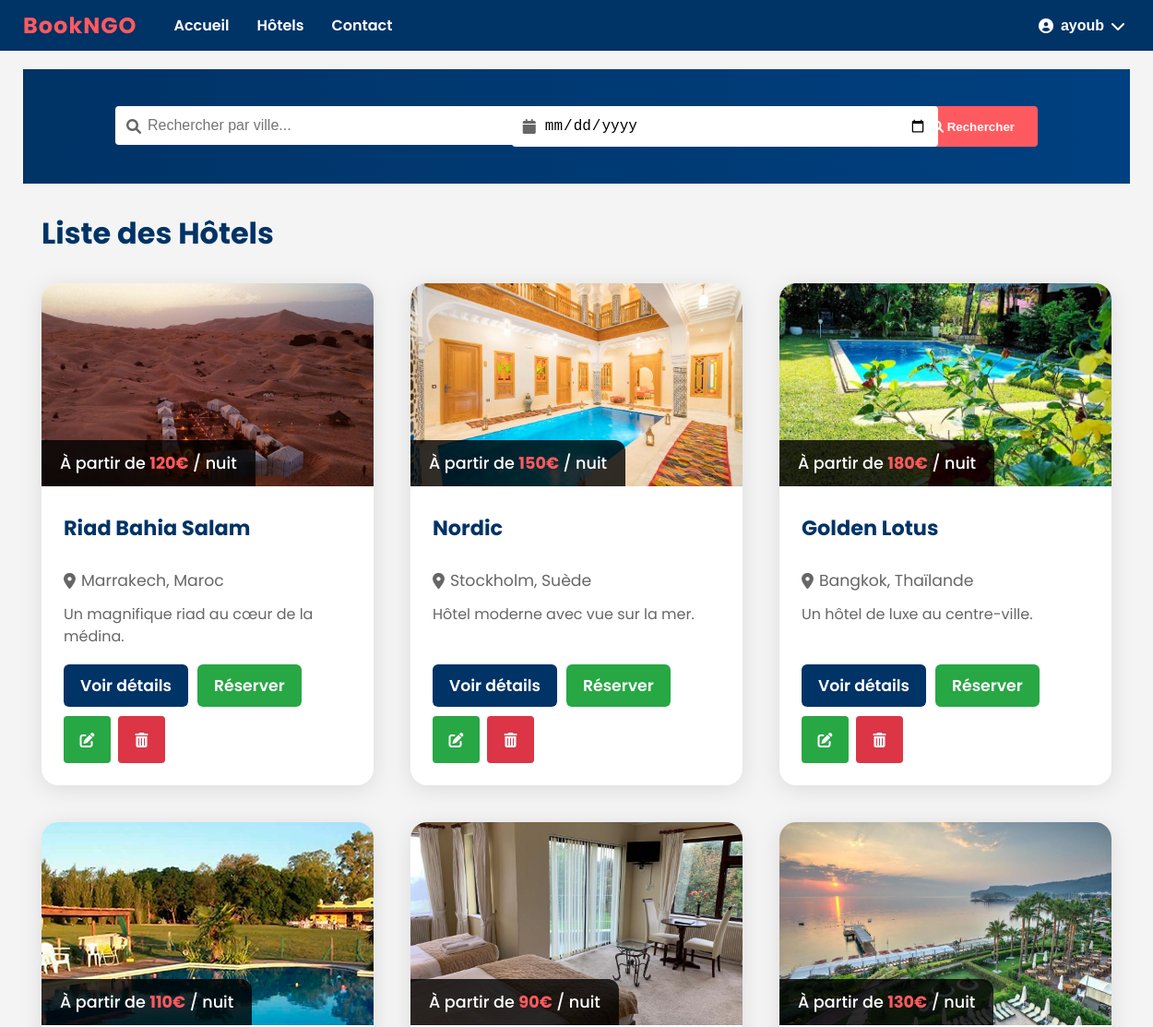
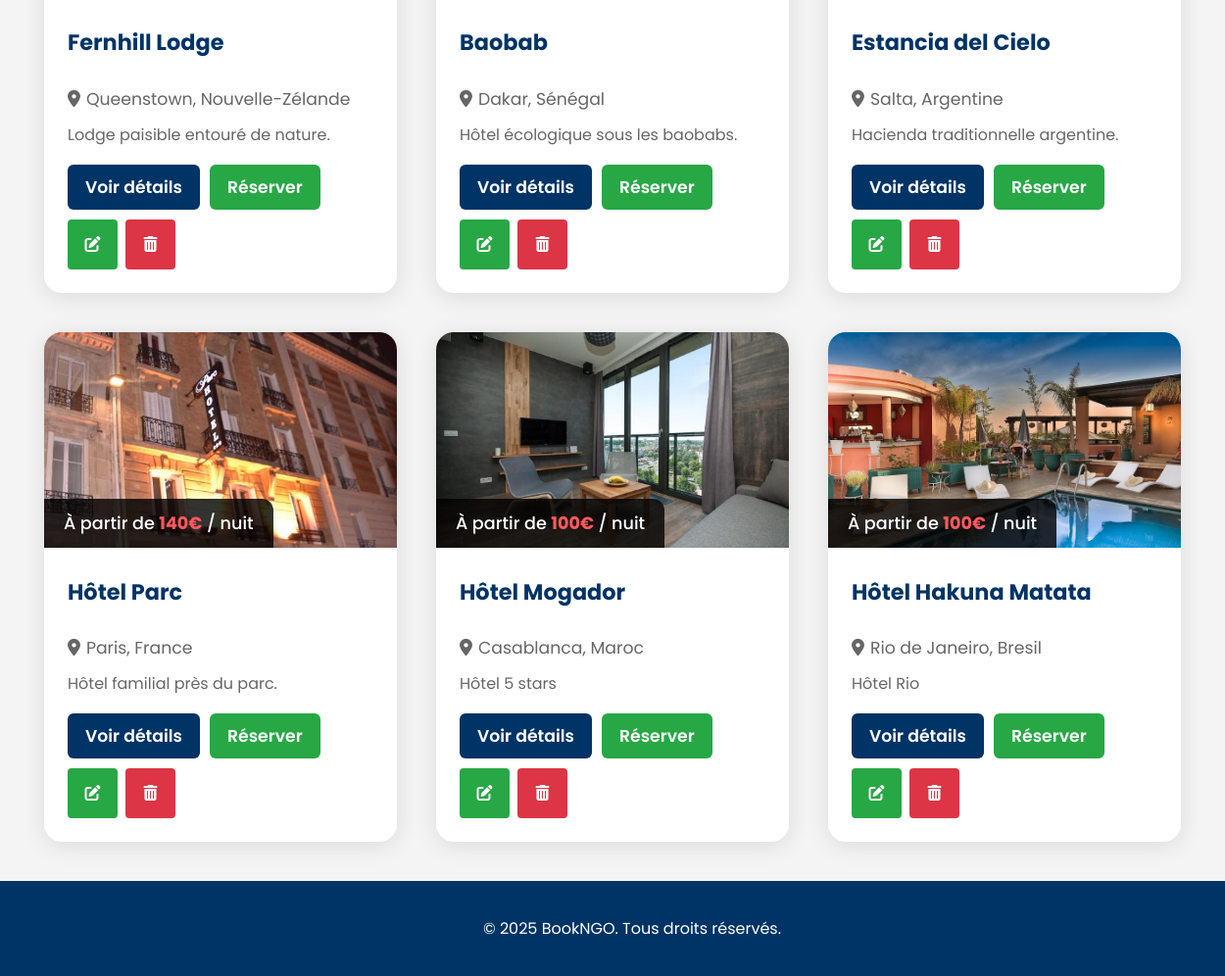
Page /api/hotels/hotels/ (signed in) on the committed database (2 pictures, top to bottom).
### users_app/models.py (models this page shows, shortened)
class User(AbstractUser):
    CLIENT = 1
    HOTELIER = 2
    ADMIN = 3
    ROLE_CHOICES = (
        (CLIENT, 'Client'),
        (HOTELIER, 'Hotelier'),
        (ADMIN, 'Admin'),
    )
    role = models.PositiveSmallIntegerField(choices=ROLE_CHOICES, default=CLIENT)
    phone = models.CharField(max_length=20, blank=True)
    address = models.TextField(blank=True)

### hotel_app/models.py (models this page shows, shortened)
class Hotel(models.Model):
    owner = models.ForeignKey(User, on_delete=models.CASCADE, related_name='hotels')
    name = models.CharField(max_length=255)
    description = models.TextField()
    address = models.TextField()
    city = models.CharField(max_length=100)
    country = models.CharField(max_length=100)
    email = models.EmailField()
    phone = models.CharField(max_length=20)
    image = models.ImageField(upload_to='hotels/', null=True, blank=True)
    base_price = models.DecimalField(max_digits=10, decimal_places=2, default=0)

### hotel_app/views.py (the view)
# urls.py: path('hotels/', hotel_list, name='hotel-list'),
def hotel_list(request):
    hotels = Hotel.objects.all()
    city = request.GET.get('city')
    check_in = request.GET.get('check_in')
    check_out = request.GET.get('check_out')
    if city:
        hotels = hotels.filter(city__icontains=city)
    hotels = hotels.annotate(min_price=Min('room_types__base_price'))
    context = {
        'hotels': hotels,
        'city': city,
        'check_in': check_in,
        'check_out': check_out,
        'user_role': request.user.role if request.user.is_authenticated else None,
    }
    return render(request, 'hotel_app/hotel_list.html', context)

### templates/hotel_app/hotel_list.html (shortened to what this page needs)
{% extends "base.html" %}
{% block content %}
<div class="hotels-container">
    <div class="header-section">
        <div class="search-container">
            <form class="search-form" method="GET">
                <div class="search-input-group">
                    <i class="fas fa-search"></i>
                    <input type="text" name="city" placeholder="Rechercher par ville..." value="{{ city|default:'' }}">
                </div>
                <div class="search-input-group">
                    <i class="fas fa-calendar"></i>
                    <input type="date" name="check_in" value="{{ check_in|default:'' }}">
                </div>
                <button type="submit" class="search-button">
                     Rechercher
                </button>
            </form>
        </div>
    </div>
    <div class="section-header">
        <h1>Liste des Hôtels</h1>
    </div>
    <div class="hotel-grid-home">
        {% for hotel in hotels %}
        <div class="hotel-card-home">
            <div class="hotel-image-home">
                {% if hotel.image %}
                <img src="{{ hotel.image.url }}" alt="{{ hotel.name }}">
                {% else %}
                <img src="https://via.placeholder.com/400x300?text=Hotel+Image" alt="{{ hotel.name }}">
                {% endif %}
                <div class="hotel-price-overlay">
                    {% if hotel.min_price is not None %}
                        <span>À partir de <span class="price">{{ hotel.min_price }}€</span> / nuit</span>
                    {% else %}
                        <span class="price-na">Prix non disponible</span>
                    {% endif %}
                </div>
            </div>
            <div class="hotel-info-home">
                <h3>{{ hotel.name }}</h3>
                <p class="hotel-location-home"><i class="fas fa-map-marker-alt"></i> {{ hotel.city }}, {{ hotel.country }}</p>
                <div class="hotel-description-home">{{ hotel.description|truncatewords:20 }}</div>
                <div class="hotel-footer-home">
                    <a href="{% url 'hotel-detail' hotel.pk %}" class="details-btn-home">Voir détails</a>
                    {% if user.is_authenticated and user_role == 1 %}
                    <a href="{% url 'reservations:create-booking' hotel.pk %}" class="book-now-btn-home">Réserver</a>
                    {% endif %}
                    {% if user.is_authenticated and user.is_superuser or user == hotel.owner %}
                    <div class="owner-actions-home">
                        <a href="{% url 'hotel-update' hotel.pk %}" class="edit-btn-home"><i class="fas fa-edit"></i></a>
                        <a href="{% url 'hotel-delete' hotel.pk %}" class="delete-btn-home"><i class="fas fa-trash-alt"></i></a>
                    </div>
                    {% endif %}
                </div>
            </div>
        </div>
        {% endfor %}
    </div>
</div>
{% endblock %}

### templates/base.html (shortened to what this page needs)
<!DOCTYPE html>
<html lang="fr">
<head>
    <link rel="stylesheet" href="https://cdnjs.cloudflare.com/ajax/libs/font-awesome/6.0.0-beta3/css/all.min.css">
</head>
<body>
    <header>
        <nav>
            <div class="nav-links">
                <span class="logo-bookngo">BookNGO</span>
                <a href="/">Accueil</a>
                <a href="{% url 'hotel-list' %}">Hôtels</a>
                <a href="/contact/">Contact</a>
            </div>
            <div class="auth-buttons">
                {% if user.is_authenticated %}
                <div class="user-menu">
                    <button class="user-menu-btn">
                        <i class="fas fa-user-circle"></i>
                        {{ user.username }}
                        <i class="fas fa-chevron-down"></i>
                    </button>
                </div>
                {% endif %}
            </div>
        </nav>
    </header>
    <main class="container">
        {% block content %}{% endblock %}
    </main>
    <footer>
        <p>&copy; 2025 BookNGO. Tous droits réservés.</p>
    </footer>
</body>
</html>

### templates/base.html (style rules this page uses)
body { font-family: 'Poppins', sans-serif; margin: 0; padding: 0; background-color: #f4f4f4; }
header { background-color: #003366; color: #fff; padding: 10px 20px; }
nav { max-width: 1200px; margin: 0 auto; display: flex; justify-content: space-between; align-items: center; }
.nav-links { display: flex; align-items: center; }
nav a { color: #fff; text-decoration: none; margin: 0 15px; font-weight: 600; font-size: 16px; }
.auth-buttons { display: flex; align-items: center; gap: 10px; }
.user-menu { position: relative; display: inline-block; }
.user-menu-btn { background: none; border: none; color: white; cursor: pointer; display: flex; align-items: center; gap: 8px; font-size: 16px; font-weight: 600; }
.container { width: 100%; max-width: 1200px; margin: 20px auto; padding: 0 20px; }
footer { background-color: #003366; color: #fff; text-align: center; padding: 20px; position: relative; bottom: 0; width: 100%; }
.logo-bookngo { font-size: 1.5em; font-weight: 700; color: #ff5a5f; margin-right: 25px; letter-spacing: 1px; font-family: 'Poppins', sans-serif; text-shadow: 0 2px 8px rgba(0,0,0,0.04); }

### templates/hotel_app/hotel_list.html (style rules this page uses)
.hotels-container { max-width: 1200px; margin: 0 auto; padding: 20px; }
.header-section { background: linear-gradient(to right, #003366, #004080); margin: -20px -20px 30px -20px; padding: 40px 20px; }
.search-container { max-width: 1000px; margin: 0 auto; }
.search-form { display: flex; gap: 15px; flex-wrap: wrap; justify-content: center; }
.search-input-group { position: relative; flex: 1; min-width: 200px; }
.search-input-group i { position: absolute; left: 12px; top: 50%; transform: translateY(-50%); color: #666; }
.search-input-group input { width: 100%; padding: 12px 12px 12px 35px; border: none; border-radius: 4px; font-size: 16px; }
.search-button { background-color: #ff5a5f; color: white; border: none; padding: 12px 25px; border-radius: 4px; cursor: pointer; font-weight: 600; transition: background-color 0.3s; }
.section-header { display: flex; justify-content: space-between; align-items: center; margin-bottom: 30px; }
.section-header h1 { color: #003366; margin: 0; font-size: 2em; }
.hotel-grid-home { display: grid; grid-template-columns: repeat(auto-fit, minmax(340px, 1fr)); gap: 40px; max-width: 1200px; margin: 0 auto; }
.hotel-card-home { background: white; border-radius: 18px; overflow: hidden; box-shadow: 0 4px 24px rgba(0,0,0,0.10); display: flex; flex-direction: column; transition: transform 0.3s, box-shadow 0.3s; min-height: 100%; align-items: stretch; }
.hotel-image-home { position: relative; }
.hotel-image-home img { width: 100%; height: 220px; object-fit: cover; display: block; }
.hotel-price-overlay { position: absolute; left: 0; bottom: 0; background: rgba(0,0,0,0.8); color: #fff; padding: 12px 20px; border-top-right-radius: 12px; font-size: 1.1em; font-weight: 500; }
.hotel-price-overlay .price { color: #ff5a5f; font-weight: bold; }
.hotel-info-home { padding: 28px 24px 24px 24px; display: flex; flex-direction: column; flex: 1; justify-content: space-between; }
.hotel-info-home h3 { color: #003366; margin: 0 0 10px 0; font-size: 1.4em; font-weight: 700; word-break: break-word; }
.hotel-location-home { color: #666; margin-bottom: 12px; font-size: 1.08em; display: flex; align-items: center; gap: 6px; }
.hotel-description-home { color: #666; margin-bottom: 18px; line-height: 1.5; }
.hotel-footer-home { display: flex; gap: 10px; align-items: center; flex-wrap: wrap; margin-top: auto; }
.details-btn-home { background-color: #003366; color: white; padding: 10px 18px; border-radius: 6px; text-align: center; text-decoration: none; font-weight: 600; font-size: 1.08em; transition: background 0.2s; display: inline-block; }
.book-now-btn-home { background-color: #28a745; color: white; padding: 10px 18px; border-radius: 6px; text-align: center; text-decoration: none; font-weight: 600; font-size: 1.08em; transition: background 0.2s; display: inline-block; }
.owner-actions-home { display: flex; gap: 8px; }
.edit-btn-home, .delete-btn-home { padding: 8px; border-radius: 4px; color: white; text-decoration: none; display: inline-flex; align-items: center; justify-content: center; width: 35px; height: 35px; transition: opacity 0.3s; }
.edit-btn-home { background-color: #28a745; }
.delete-btn-home { background-color: #dc3545; }

### rows in the picture
User: username "ayoub"
Hotel: image (picture), min_price "120", name "Riad Bahia Salam", city "Marrakech", country "Maroc", description "Un magnifique riad au cœur de la médina."
Hotel: image (picture), min_price "150", name "Nordic", city "Stockholm", country "Suède", description "Hôtel moderne avec vue sur la mer."
Hotel: image (picture), min_price "180", name "Golden Lotus", city "Bangkok", country "Thaïlande", description "Un hôtel de luxe au centre-ville."
Hotel: image (picture), min_price "110", name "Fernhill Lodge", city "Queenstown", country "Nouvelle-Zélande", description "Lodge paisible entouré de nature."
Hotel: image (picture), min_price "90", name "Baobab", city "Dakar", country "Sénégal", description "Hôtel écologique sous les baobabs."
Hotel: image (picture), min_price "130", name "Estancia del Cielo", city "Salta", country "Argentine", description "Hacienda traditionnelle argentine."
Hotel: image (picture), min_price "140", name "Hôtel Parc", city "Paris", country "France", description "Hôtel familial près du parc."
Hotel: shows a picture, min_price "100", name "Hôtel Mogador", city "Casablanca", country "Maroc", description "Hôtel 5 stars"
Hotel: shows a picture, min_price "100", name "Hôtel Hakuna Matata", city "Rio de Janeiro", country "Bresil", description "Hôtel Rio"
